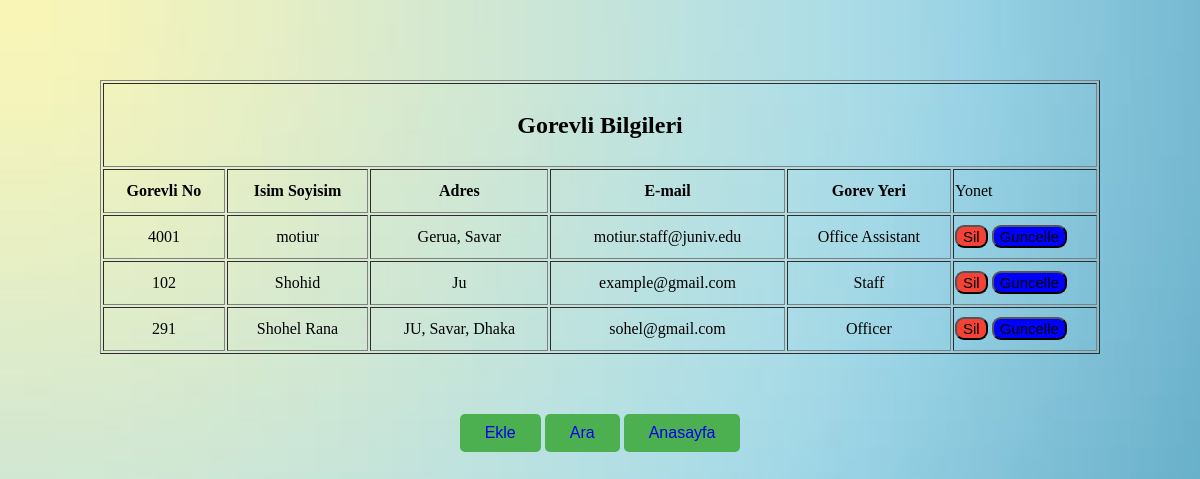
Screenshot of /Staff/DispStaff.php with the database file from the repository.
### tables this page shows
CREATE TABLE `staff` (
  `S_ID` int(10) NOT NULL,
  `Name` varchar(40) NOT NULL,
  `Address` varchar(50) NOT NULL,
  `Email` varchar(30) NOT NULL,
  `Designation` varchar(30) NOT NULL
);

### Staff/DispStaff.php (the view, shortened to what this page needs)
 <!DOCTYPE html>
<html>
	<head>
	</head>
	<body bgcolor="lightgreen">
	<table align="center" border="1px" style="width:1000px; line-height:40px; margin-top:80px">
	<tr>
		<th colspan="8"><h2>Gorevli Bilgileri</h2></th>
		</tr>
			  <th>Gorevli No</th>
			  <th>Isim Soyisim </th>
        <th> Adres </th>
			  <th> E-mail </th>
			  <th> Gorev Yeri</th>
        <td> Yonet</td>
		<?php
    include 'connection.php';
    $sql = "select * from Staff ";
    $query = mysqli_query($conn, $sql);
     while($row1=mysqli_fetch_array($query))
		{
		?>
		<tr> <td class="tdr"><?php echo $row1['S_ID']; ?></td>
		<td class="tdr"><?php echo $row1['Name']; ?></td>
		<td class="tdr"><?php echo $row1['Address']; ?></td>
    <td class="tdr"><?php echo $row1['Email']; ?></td>
    <td class="tdr"><?php echo $row1['Designation']; ?></td>
    <td style="width: 140px;">
                            <button id="delete"><a href="Delete.php?S_ID=<?php echo $row1["S_ID"]; ?>" id="link1">Sil</a></button>
                            <button id="update"><a href="update.php?S_ID=<?php echo $row1["S_ID"]; ?>" id="link1">Guncelle</a></button>
                            </td>
		</tr>
	<?php
               }
          ?>
	</table>
<center>
 <button class="button" > <a href="staff.html" style="text-decoration: none;">Ekle</a> </button>
 <button class="button" > <a href="index.html" style="text-decoration: none;">Ara</a> </button>
 <button class="button" > <a href="../dashboard/home.php" style="text-decoration: none;">Anasayfa</a> </button>
              </center>
</body>
	</html>

### Staff/DispStaff.php (style rules this page uses)
body { background-image: url(../images/g1.jpg); background-repeat: no-repeat; background-size: cover; }
.tdr { text-align:center; }
.button { background-color: #4CAF50; border: none; color: white; padding: 10px 25px; text-align: center; margin-top: 60px; border-radius: 5px; text-decoration: none; display: inline-block; font-size: 16px; }
#delete { background-color: #f44336; color: black; border-radius: 9px 9px; }
#link1 { color: black; text-decoration: none; font-size: 15px; }
#update { background-color: blue; color: black; border-radius: 9px 9px; }

### rows the page displays
staff: S_ID "4001", Name "motiur", Address "Gerua, Savar", Email "motiur.staff@juniv.edu", Designation "Office Assistant"
staff: S_ID "102", Name "Shohid", Address "Ju", Email "example@gmail.com", Designation "Staff"
staff: S_ID "291", Name "Shohel Rana", Address "JU, Savar, Dhaka", Email "sohel@gmail.com", Designation "Officer"
